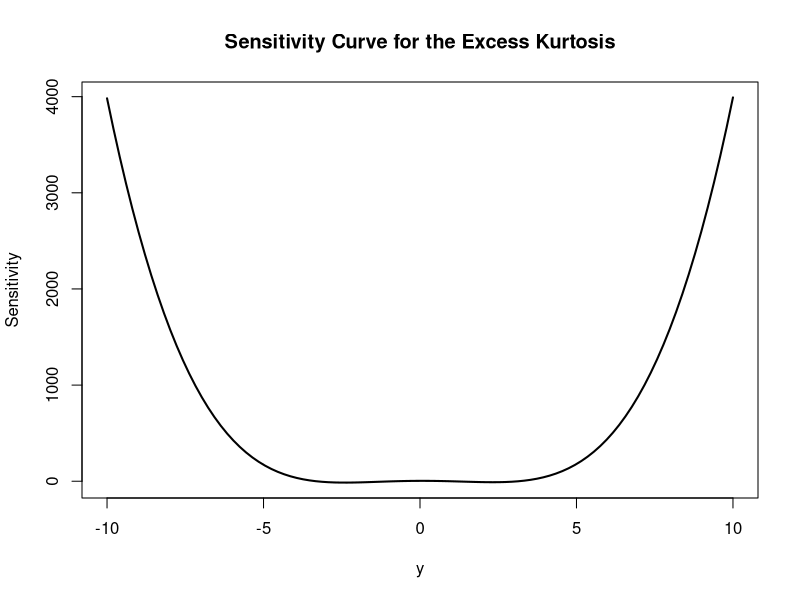

This chart was generated by the following R code:
## ---- chunk 1
knitr::opts_chunk$set(echo = TRUE)
## ---- chunk 2
set.seed(341)
pop <- rt(1000,10)
## ---- chunk 3
excess_kurtosis <- function(y.pop) {
  N <- length(y.pop)
  (((1/N) * sum((y.pop - mean(y.pop))^4)) /  ((1/N) * sum((y.pop - mean(y.pop))^2))^2) - 3
}
## ---- chunk 4
sc = function(y.pop, y, attr, ...) {
  N <- length(y.pop) +1
  sapply( y, function(y.new) {  N*(attr(c(y.new, y.pop),...) - attr(y.pop,...))  } )
}
## ---- chunk 5
y <- seq(-10, 10, length.out = 100)

plot(y, sc(pop, y, excess_kurtosis), type="l", lwd = 2,
     main="Sensitivity Curve for the Excess Kurtosis",
     ylab="Sensitivity"
     )
